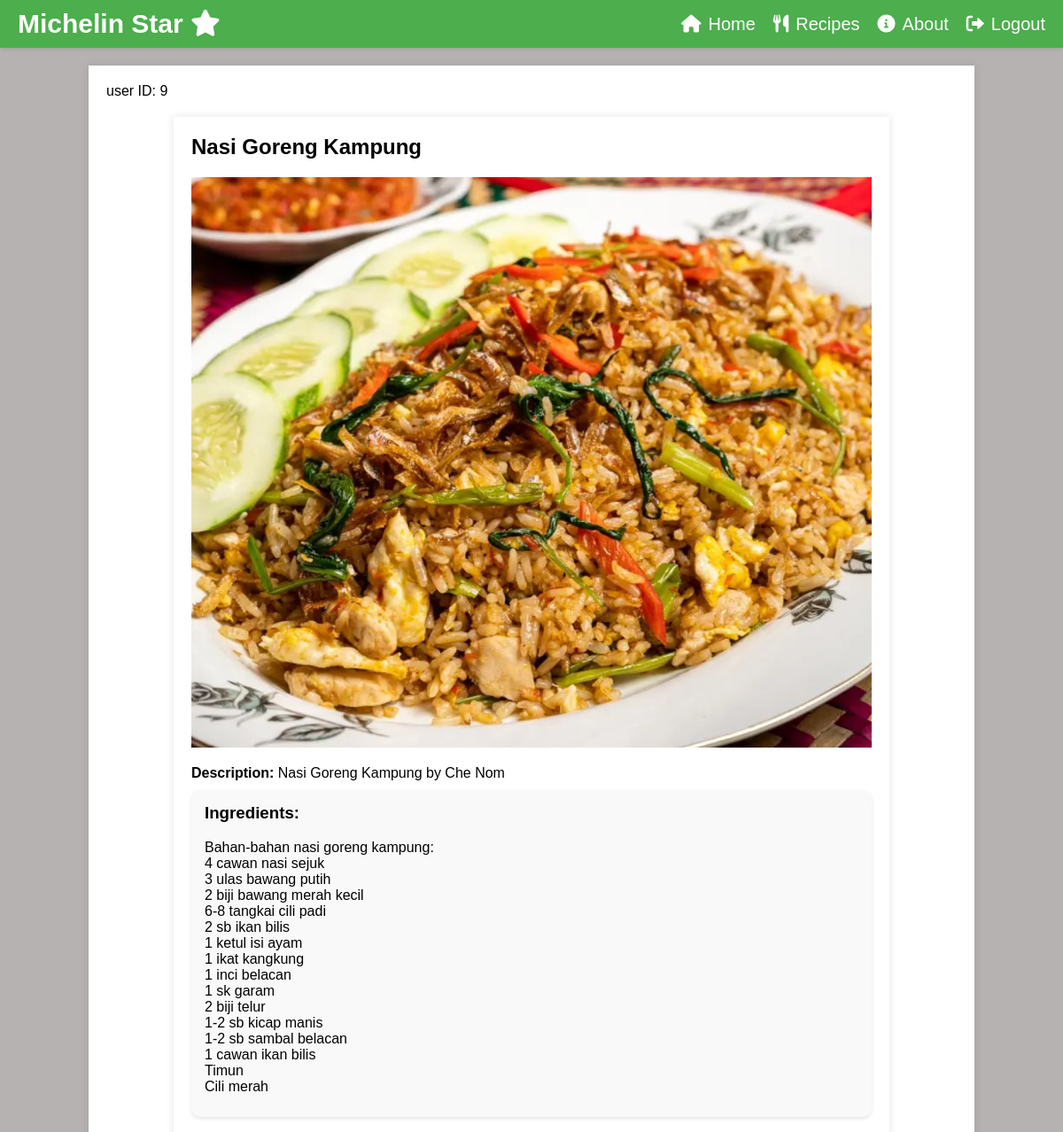
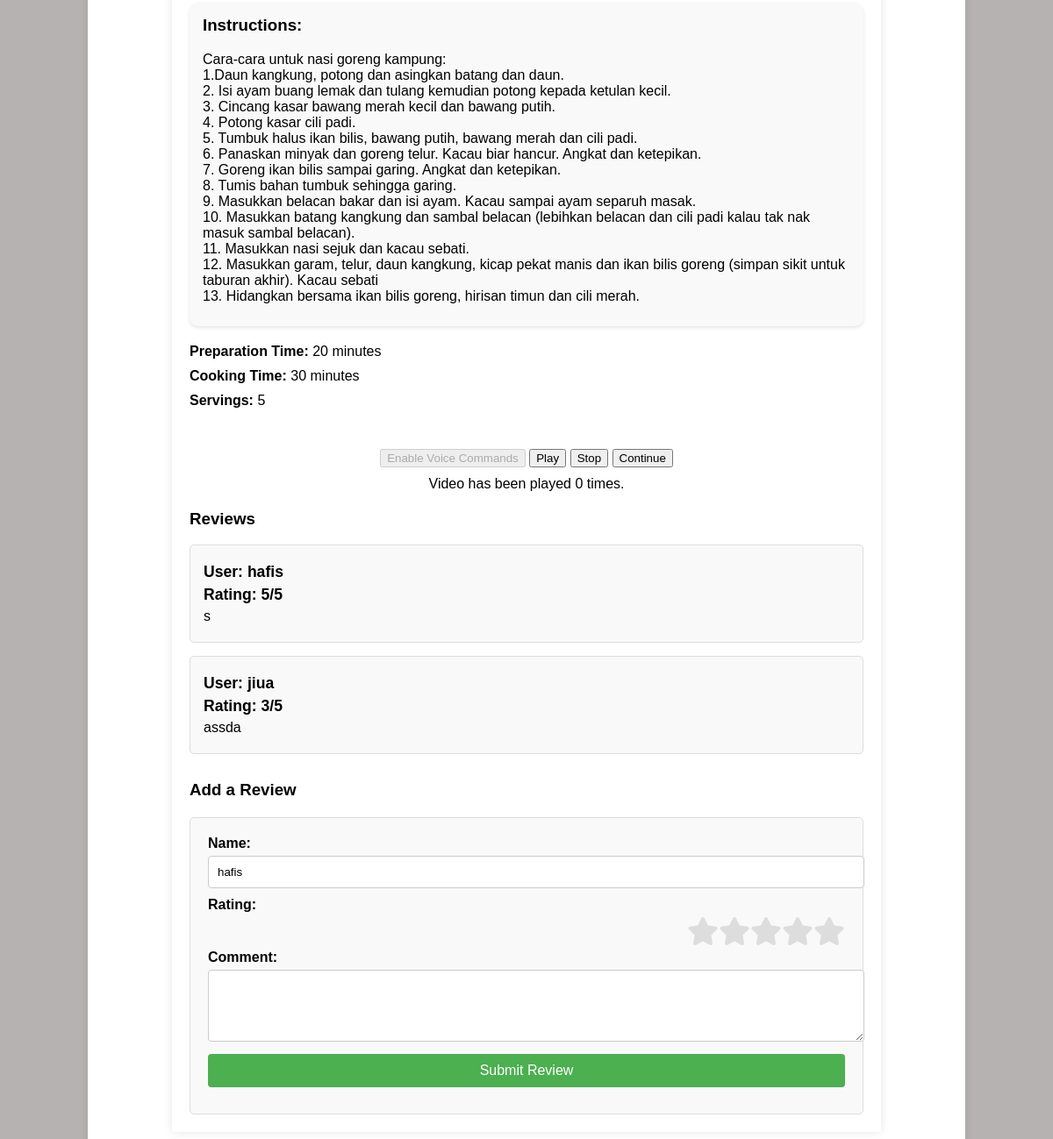
Page /recipe_detail.php?id=8 (signed in) on the committed database (2 pictures, top to bottom).
### tables this page shows
CREATE TABLE `recipe` (
  `RecipeID` int(11) NOT NULL,
  `Title` varchar(255) NOT NULL,
  `Description` text DEFAULT NULL,
  `Ingredients` text DEFAULT NULL,
  `Instructions` text DEFAULT NULL,
  `PreparationTime` int(11) DEFAULT NULL,
  `CookingTime` int(11) DEFAULT NULL,
  `Servings` int(11) DEFAULT NULL,
  `Image` varchar(255) DEFAULT NULL,
  `Video` varchar(255) DEFAULT NULL,
  `CategoryID` int(11) DEFAULT NULL
);

CREATE TABLE `review` (
  `ReviewID` int(11) NOT NULL,
  `RecipeID` int(11) DEFAULT NULL,
  `UserID` int(11) NOT NULL,
  `UserName` varchar(255) DEFAULT NULL,
  `Rating` int(11) DEFAULT NULL,
  `Comment` text DEFAULT NULL,
  `ReviewDate` timestamp NOT NULL DEFAULT current_timestamp()
);

### recipe_detail.php (the view, shortened to what this page needs)
<?php
include('header.php');
$conn = new mysqli("localhost", "root", "", "RecipeDB");
$userID = $_SESSION['UserID'];
echo "user ID: " . $userID;
$recipeID = isset($_GET['id']) ? $_GET['id'] : 0;
$stmt = $conn->prepare("SELECT * FROM Recipe WHERE RecipeID = ?");
$stmt->bind_param("i", $recipeID);
$stmt->execute();
$result = $stmt->get_result();
$recipe = $result->fetch_assoc();
$youtubeID = '';
if ($recipe['Video']) {
    parse_str(parse_url($recipe['Video'], PHP_URL_QUERY), $videoParams);
    $youtubeID = isset($videoParams['v']) ? $videoParams['v'] : '';
}
$userName = $_SESSION['name'];
$reviewStmt = $conn->prepare("SELECT * FROM Review WHERE RecipeID = ?");
$reviewStmt->bind_param("i", $recipeID);
$reviewStmt->execute();
$reviewResult = $reviewStmt->get_result();
$reviews = $reviewResult->fetch_all(MYSQLI_ASSOC);
?>
<!DOCTYPE html>
<html lang="en">
<head>
    <link rel="stylesheet" href="stylesrecipedetail.css">
</head>
<body>
<div class="content">
    <div class="recipe-detail">
        <h2><?php echo htmlspecialchars($recipe['Title']); ?></h2>
        <div class="recipe-image-container">
            <?php if ($recipe['Image']): ?>
                <img src="<?php echo htmlspecialchars($recipe['Image']); ?>" alt="Recipe Image">
            <?php else: ?>
                <img src="default-image.png" alt="Default Recipe Image">
            <?php endif; ?>
        </div>
        <div class="recipe-info">
            <p><strong>Description:</strong> <?php echo htmlspecialchars($recipe['Description']); ?></p>
            <div class="section-container">
                <h3>Ingredients:</h3>
                <p><?php echo nl2br(htmlspecialchars($recipe['Ingredients'])); ?></p>
            </div>
            <div class="section-container">
                <h3>Instructions:</h3>
                <p><?php echo nl2br(htmlspecialchars($recipe['Instructions'])); ?></p>
            </div>
            <p><strong>Preparation Time:</strong> <?php echo htmlspecialchars($recipe['PreparationTime']); ?> minutes</p>
            <p><strong>Cooking Time:</strong> <?php echo htmlspecialchars($recipe['CookingTime']); ?> minutes</p>
            <p><strong>Servings:</strong> <?php echo htmlspecialchars($recipe['Servings']); ?></p>
            <?php if ($youtubeID): ?>
                <div class="recipe-video-container">
                    <div class="video-buttons">
                        <br></br>
                        <button id="startRecognition" class="btn btn-primary" disabled>Enable Voice Commands</button>
                        <button id="playButton" class="btn">Play</button>
                        <button id="stopButton" class="btn">Stop</button>
                        <button id="continueButton" class="btn">Continue</button>
                    </div>
                    <div id="playCountContainer">
                        <p>Video has been played <span id="playCount">0</span> times.</p>
                    </div>
                </div>
            <?php endif; ?>
        </div>
    </div>
<div class="reviews-container">
    <h3>Reviews</h3>
    <?php if (!empty($reviews)): ?>
        <?php foreach ($reviews as $review): ?>
            <div class="review">
                <p><strong>User: <?php echo htmlspecialchars($review['UserName']); ?></strong></p>
                <p><strong>Rating: <?php echo htmlspecialchars($review['Rating']); ?>/5</strong></p>
                <p><?php echo nl2br(htmlspecialchars($review['Comment'])); ?></p>
            </div>
        <?php endforeach; ?>
    <?php else: ?>
        <p>No reviews yet.</p>
    <?php endif; ?>
</div>
<div class="reviews">
        <h3>Add a Review</h3>
        <form action="add_review.php" method="POST">
            <label for="userName">Name:</label>
            <input type="text" id="userName" name="userName" value="<?php echo htmlspecialchars($userName); ?>" required readonly>
            <label for="rating">Rating:</label>
            <div class="star-rating">
            <input type="radio" id="5-stars" name="rating" value="5" required /><label for="5-stars" class="fa fa-star"></label>
            <input type="radio" id="4-stars" name="rating" value="4" /><label for="4-stars" class="fa fa-star"></label>
            <input type="radio" id="3-stars" name="rating" value="3" /><label for="3-stars" class="fa fa-star"></label>
            <input type="radio" id="2-stars" name="rating" value="2" /><label for="2-stars" class="fa fa-star"></label>
            <input type="radio" id="1-star" name="rating" value="1" /><label for="1-star" class="fa fa-star"></label>
        </div>
            <label for="comment">Comment:</label>
            <textarea id="comment" name="comment" rows="4" required></textarea>
            <input type="submit" value="Submit Review">
        </form>
    </div>
</div>
<?php
include('footer.php');
?>
</body>
</html>

### stylesheader.css (style rules this page uses)
body { margin: 0; font-family: Arial, sans-serif; }

### stylesrecipedetail.css (style rules this page uses)
body { font-family: Arial, sans-serif; margin: 0; padding: 0; background-color: #B6B2B2; }
.content { padding: 20px; background-color: #fff; max-width: 80%; margin: 20px auto; box-shadow: 0 0 10px rgba(0, 0, 0, 0.1); }
.recipe-detail { margin-bottom: 20px; }
.recipe-detail h2 { margin-top: 0; }
.recipe-info { margin-top: 20px; }
.section-container { background-color: #f9f9f9; border-radius: 10px; padding: 15px; margin-bottom: 20px; box-shadow: 0 2px 4px rgba(0, 0, 0, 0.1); }
.section-container h3 { margin-top: 0; }
.recipe-info p { margin: 10px 0; }
.reviews { margin-top: 30px; }
.reviews h3 { margin-bottom: 20px; }
.review { padding: 15px; border: 1px solid #ddd; margin-bottom: 15px; background-color: #f9f9f9; border-radius: 5px; }
.review p { margin: 5px 0; }
.review strong { font-size: 1.1em; }
form { margin-top: 20px; padding: 20px; border: 1px solid #ddd; background-color: #f9f9f9; border-radius: 5px; }
form label { display: block; margin-bottom: 5px; font-weight: bold; }
form input, form select, form textarea { width: 100%; padding: 10px; margin-bottom: 10px; border: 1px solid #ccc; border-radius: 4px; }
form input[type="submit"] { background-color: #4CAF50; color: white; border: none; cursor: pointer; padding: 10px 15px; font-size: 16px; border-radius: 4px; }
.star-rating { font-size: 2rem; direction: rtl; display: flex; justify-content: flex-start; }
.star-rating label { color: #ddd; cursor: pointer; }
.recipe-video-container { text-align: center; }
.video-buttons { margin-top: 10px; }
.recipe-image-container { display: flex; justify-content: center; align-items: center; margin-bottom: 20px; }
.recipe-image-container img { max-width: 100%; }

### rows in the picture
recipe: Title "Nasi Goreng Kampung", Image (picture), Description "Nasi Goreng Kampung by Che Nom", Ingredients "Bahan-bahan nasi goreng kampung: 4 cawan nasi sejuk 3 ulas bawang putih 2 biji bawang merah kecil 6-8 tangkai cili padi 2 sb ikan bilis 1 ketul isi ayam 1 ikat kangkung 1 inci belacan 1 sk garam 2 biji telur 1-2 sb kicap manis 1-2 sb sambal belacan 1 cawan ikan bilis Timun Cili merah", Instructions "Cara-cara untuk nasi goreng kampung: 1.Daun kangkung, potong dan asingkan batang dan daun. 2. Isi ayam buang lemak dan tulang kemudian potong kepada ketulan kecil. 3. Cincang kasar bawang merah kecil dan bawang putih. 4. Potong kasar cili padi. 5. Tumbuk halus ikan bilis, bawang putih, bawang merah dan cili padi. 6. Panaskan minyak dan goreng telur. Kacau biar hancur. Angkat dan ketepikan. 7. Goreng ikan bilis sampai garing. Angkat dan ketepikan. 8. Tumis bahan tumbuk sehingga garing. 9. Masukkan belacan bakar dan isi ayam. Kacau sampai ayam separuh masak. 10. Masukkan batang kangkung dan sambal belacan (lebihkan belacan dan cili padi kalau tak nak masuk sambal belacan). 11. Masukkan nasi…", PreparationTime "20", CookingTime "30", Servings "5"
review: UserName "hafis", Rating "5", Comment "s"
review: UserName "jiua", Rating "3", Comment "assda"

### other values in the picture
$userID "9"
